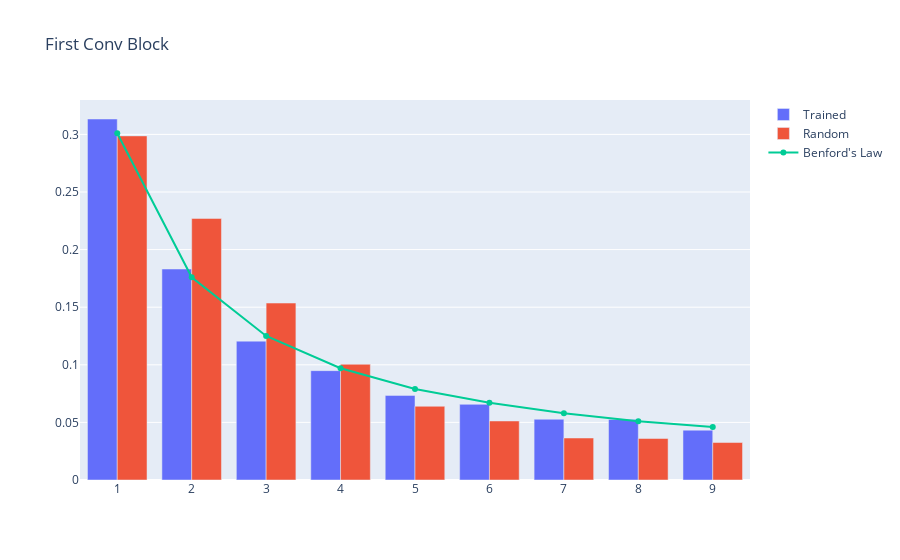

Notebook cell for this chart:
### Markdown cell above
## First Conv Block

### Code cell
plot_model_bar(untrained.conv1, trained.conv1, "First Conv Block")

### Figure 1 — Plotly figure (JSON) as saved in the notebook; plotly's stock layout.template omitted (floating-point values rounded to 4 significant figures)
{"data": [{"name": "Trained", "type": "bar", "x": [1, 2, 3, 4, 5, 6, 7, 8, 9], "y": [0.3134, 0.1831, 0.1205, 0.09492, 0.07345, 0.06569, 0.05272, 0.05261, 0.04326]}, {"name": "Random", "type": "bar", "x": [1, 2, 3, 4, 5, 6, 7, 8, 9], "y": [0.2987, 0.227, 0.1536, 0.1004, 0.06399, 0.05123, 0.03646, 0.03603, 0.03253]}, {"name": "Benford's Law", "type": "scatter", "x": [1, 2, 3, 4, 5, 6, 7, 8, 9], "y": [0.301, 0.176, 0.125, 0.097, 0.079, 0.067, 0.058, 0.051, 0.046]}], "layout": {"barmode": "group", "title": {"text": "First Conv Block"}}}
